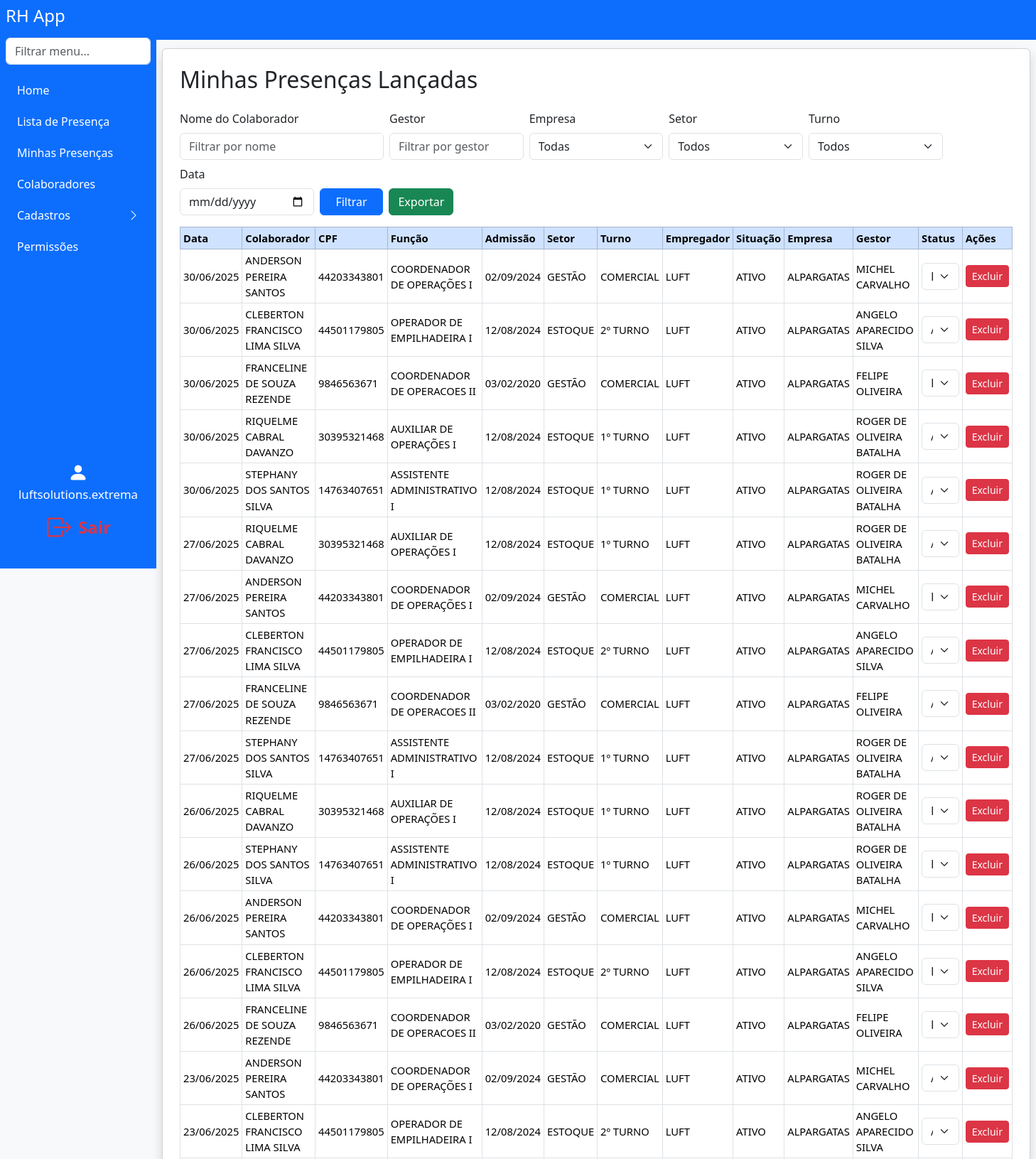
Screenshot of /minhas_presencas (signed in, upper part) with the database file from the repository.
### models.py (models this page shows)
class User(db.Model):
    id = db.Column(db.Integer, primary_key=True)
    username = db.Column(db.String(150), unique=True, nullable=False)
    password = db.Column(db.String(150), nullable=False)
    company_id = db.Column(db.Integer, db.ForeignKey('company.id'), nullable=True)
    role = db.Column(db.String(50), nullable=False, default='user')
    all_companies = db.Column(db.Boolean, default=False)
    setor = db.Column(db.String(100), nullable=True)
    turno = db.Column(db.String(50), nullable=True)
    all_setores = db.Column(db.Boolean, default=False)
    all_turnos = db.Column(db.Boolean, default=False)
    setor_id = db.Column(db.Integer, db.ForeignKey('setor.id'))
    setor = db.relationship('Setor')

class Presenca(db.Model):
    id = db.Column(db.Integer, primary_key=True)
    colaborador_id = db.Column(db.Integer, db.ForeignKey('colaborador.id'), nullable=False)
    usuario_id = db.Column(db.Integer, db.ForeignKey('user.id'), nullable=False)
    data = db.Column(db.Date, nullable=False)
    status = db.Column(db.String(30), nullable=False, default='ausente')
    colaborador = db.relationship('Colaborador')
    usuario = db.relationship('User')

class Colaborador(db.Model):
    id = db.Column(db.Integer, primary_key=True)
    nome = db.Column(db.String(150), nullable=False)
    cpf = db.Column(db.String(14), unique=True, nullable=False)
    funcao = db.Column(db.String(100))
    admissao = db.Column(db.String(30), nullable=False)
    setor_id = db.Column(db.Integer, db.ForeignKey('setor.id'))  # Alterado para chave estrangeira
    setor = db.relationship('Setor')
    turno = db.Column(db.String(30))
    empregador = db.Column(db.String(150))
    situacao = db.Column(db.String(50))
    empresa_id = db.Column(db.Integer, db.ForeignKey('company.id'), nullable=False)
    empresa = db.relationship('Company')
    gestor = db.Column(db.String(150))

class Setor(db.Model):
    id = db.Column(db.Integer, primary_key=True)
    nome = db.Column(db.String(100), unique=True, nullable=False)

class Company(db.Model):
    id = db.Column(db.Integer, primary_key=True)
    name = db.Column(db.String(150), unique=True, nullable=False)
    users = db.relationship('User', backref='company', lazy=True)

### app.py (the view, shortened to what this page needs)
@app.route('/minhas_presencas', methods=['GET', 'POST'])
def minhas_presencas():
    if g.user is None:
        return redirect(url_for('login'))
    filtro_nome = request.args.get('filtro_nome', '')
    filtro_empresa = request.args.get('filtro_empresa', '')
    filtro_setor = request.args.get('filtro_setor', '')
    filtro_turno = request.args.get('filtro_turno', '')
    filtro_data = request.args.get('filtro_data', '')
    filtro_gestor = request.args.get('filtro_gestor', '')  # Novo filtro
    empresas = Company.query.all()
    setores = Setor.query.all()
    query = Presenca.query.join(Colaborador)
    if not g.user.all_companies and g.user.company_id:
        query = query.filter(Colaborador.empresa_id == g.user.company_id)
    if not g.user.all_setores and g.user.setor_id:
        query = query.filter(Colaborador.setor_id == g.user.setor_id)
    if not g.user.all_turnos and g.user.turno:
        query = query.filter(Colaborador.turno == g.user.turno)
    if filtro_nome:
        query = query.filter(Colaborador.nome.ilike(f'%{filtro_nome}%'))
    if filtro_empresa:
        query = query.filter(Colaborador.empresa_id == int(filtro_empresa))
    if filtro_setor:
        query = query.filter(Colaborador.setor_id == int(filtro_setor))
    if filtro_turno:
        query = query.filter(Colaborador.turno == filtro_turno)
    if filtro_data:
        try:
            data_filtro = datetime.strptime(filtro_data, '%Y-%m-%d').date()
            query = query.filter(Presenca.data == data_filtro)
        except Exception:
            pass
    if filtro_gestor:
        query = query.filter(Colaborador.gestor.ilike(f'%{filtro_gestor}%'))
    presencas = query.order_by(Presenca.data.desc()).all()
    return render_template(
        'minhas_presencas.html',
        user=g.user,
        presencas=presencas,
        empresas=empresas,
        setores=setores,
        filtro_nome=filtro_nome,
        filtro_empresa=filtro_empresa,
        filtro_setor=filtro_setor,
        filtro_turno=filtro_turno,
        filtro_data=filtro_data,
        filtro_gestor=filtro_gestor
    )

### app.py (called while the page is built)
@app.before_request
def load_logged_in_user():
    user_id = session.get('user_id')
    g.user = None
    if user_id is not None:
        g.user = User.query.get(user_id)

def has_permission(user, perm_field):
    if user.role == 'master' or user.username == MASTER_USER:
        return True
    perm = Permission.query.filter_by(role=user.role).first()
    return getattr(perm, perm_field, False) if perm else False

### templates/minhas_presencas.html (shortened to what this page needs)
<!DOCTYPE html>
<html lang="pt-br">
<head>
    <link href="https://cdn.jsdelivr.net/npm/bootstrap@5.3.3/dist/css/bootstrap.min.css" rel="stylesheet">
</head>
<body class="bg-light">
{% extends "navbar.html" %}
{% block content %}
<div class="card shadow p-4 mb-4">
    <h2 class="mb-4">Minhas Presenças Lançadas</h2>
    <form method="get" class="row align-items-end g-2 mb-3">
        <div class="col-md-3">
            <label for="filtro_nome" class="form-label">Nome do Colaborador</label>
            <input type="text" class="form-control" id="filtro_nome" name="filtro_nome" value="{{ filtro_nome or '' }}" placeholder="Filtrar por nome">
        </div>
        <div class="col-md-2">
            <label for="filtro_gestor" class="form-label">Gestor</label>
            <input type="text" class="form-control" id="filtro_gestor" name="filtro_gestor" value="{{ filtro_gestor or '' }}" placeholder="Filtrar por gestor">
        </div>
        <div class="col-md-2">
            <label for="filtro_empresa" class="form-label">Empresa</label>
            <select class="form-select" id="filtro_empresa" name="filtro_empresa">
                <option value="">Todas</option>
            </select>
        </div>
        <div class="col-md-2">
            <label for="filtro_setor" class="form-label">Setor</label>
            <select class="form-select" id="filtro_setor" name="filtro_setor">
                <option value="">Todos</option>
            </select>
        </div>
        <div class="col-md-2">
            <label for="filtro_turno" class="form-label">Turno</label>
            <select class="form-select" id="filtro_turno" name="filtro_turno">
                <option value="">Todos</option>
            </select>
        </div>
        <div class="col-md-2">
            <label for="filtro_data" class="form-label">Data</label>
            <input type="date" class="form-control" id="filtro_data" name="filtro_data" value="{{ filtro_data or '' }}">
        </div>
        <div class="col-md-2 d-flex align-items-end gap-2">
            <button class="btn btn-primary w-100" type="submit">Filtrar</button>
            <a href="{{ url_for('export_minhas_presencas', filtro_nome=filtro_nome, filtro_empresa=filtro_empresa, filtro_setor=filtro_setor, filtro_turno=filtro_turno, filtro_data=filtro_data, filtro_gestor=filtro_gestor) }}" class="btn btn-success w-100">Exportar</a>
        </div>
    </form>
    <form method="POST">
        <div class="table-responsive">
            <table class="table table-bordered table-hover table-sm align-middle" style="font-size:0.92rem;">
                <thead class="table-primary">
                    <tr>
                        <th>Data</th>
                        <th>Colaborador</th>
                        <th>CPF</th>
                        <th>Função</th>
                        <th>Admissão</th>
                        <th>Setor</th>
                        <th>Turno</th>
                        <th>Empregador</th>
                        <th>Situação</th>
                        <th>Empresa</th>
                        <th>Gestor</th>
                        <th>Status</th>
                        <th>Ações</th>
                    </tr>
                </thead>
                <tbody>
                    {% for p in presencas %}
                    <tr>
                        <td>{{ p.data.strftime('%d/%m/%Y') }}</td>
                        <td>{{ p.colaborador.nome }}</td>
                        <td>{{ p.colaborador.cpf }}</td>
                        <td>{{ p.colaborador.funcao }}</td>
                        <td>{{ p.colaborador.admissao }}</td>
                        <td>{{ p.colaborador.setor.nome if p.colaborador.setor else '' }}</td>
                        <td>{{ p.colaborador.turno }}</td>
                        <td>{{ p.colaborador.empregador }}</td>
                        <td>{{ p.colaborador.situacao }}</td>
                        <td>{{ p.colaborador.empresa.name if p.colaborador.empresa else '' }}</td>
                        <td>{{ p.colaborador.gestor }}</td>
                        <td>
                            <select name="status_{{ p.id }}" class="form-select">
                                <option value="ausente" {% if p.status == 'ausente' %}selected{% endif %}>Ausente</option>
                                <option value="atestado" {% if p.status == 'atestado' %}selected{% endif %}>Atestado</option>
                                <option value="folga" {% if p.status == 'folga' %}selected{% endif %}>Folga</option>
                                <option value="falta_injustificada" {% if p.status == 'falta_injustificada' %}selected{% endif %}>Falta Injustificada</option>
                            </select>
                        </td>
                        <td>
                            <button type="button" class="btn btn-sm btn-danger" onclick="excluirPresenca({{ p.id }})">Excluir</button>
                        </td>
                    </tr>
                    {% endfor %}
                </tbody>
            </table>
        </div>
    </form>
</div>
{% endblock %}

### templates/navbar.html (shortened to what this page needs)
<nav class="navbar navbar-expand-lg navbar-dark bg-primary">
  <div class="container-fluid">
    <a class="navbar-brand" href="{{ url_for('index') }}">AppRH</a>
  </div>
</nav>
      {% set pode_cadastro = (
        has_permission(user, 'can_access_register_person') or
        has_permission(user, 'can_access_register_company') or
        has_permission(user, 'can_access_register_sector')
      ) %}
<div class="d-flex">
  <nav class="sidebar bg-primary text-white p-2 d-flex flex-column"
       style="width: 220px; min-width: 220px; max-width: 220px; height: 100vh; position: fixed; left: 0; top: 0; bottom: 0; z-index: 1040; overflow-y: auto;">
    <h4 class="mb-3">RH App</h4>
    <input class="form-control mb-3" type="text" id="menuSearch" placeholder="Filtrar menu...">
    <ul class="nav flex-column" id="sidebarMenu">
      {% if user and has_permission(user, 'can_access_index') %}
      <li class="nav-item mb-1">
        <a class="nav-link text-white" href="{{ url_for('index') }}">Home</a>
      </li>
      {% endif %}
      {% if user and has_permission(user, 'can_access_lista_presenca') %}
      <li class="nav-item mb-1">
        <a class="nav-link text-white" href="{{ url_for('lista_presenca') }}">Lista de Presença</a>
      </li>
      <li class="nav-item mb-1">
        <a class="nav-link text-white" href="{{ url_for('minhas_presencas') }}">Minhas Presenças</a>
      </li>
      {% endif %}
      {% if user and has_permission(user, 'can_access_colaboradores') %}
      <li class="nav-item mb-1">
        <a class="nav-link text-white" href="{{ url_for('colaboradores') }}">Colaboradores</a>
      </li>
      {% endif %}
      {% set pode_cadastro = (
        has_permission(user, 'can_access_register_person') or
        has_permission(user, 'can_access_register_company') or
        has_permission(user, 'can_access_register_sector')
      ) %}
      {% if user and pode_cadastro %}
      <li class="nav-item mb-1">
        <a class="nav-link text-white d-flex justify-content-between align-items-center"
           data-bs-toggle="collapse"
           href="#cadastrosCollapse"
           role="button"
           aria-expanded="false"
           aria-controls="cadastrosCollapse"
           id="cadastrosToggle">
          Cadastros
          <span id="cadastrosIcon" class="bi bi-chevron-right"></span>
        </a>
      </li>
      {% endif %}
      {% if user and (user.role == 'admin' or user.role == 'master' or user.username == 'luftsolutions.extrema') %}
      <li class="nav-item mb-1">
        <a class="nav-link text-white" href="{{ url_for('permissions') }}">Permissões</a>
      </li>
      {% endif %}
    </ul>
    <div class="mt-auto d-flex flex-column justify-content-end align-items-center"
         style="height: 180px; width: 100%; padding-bottom: 24px;">
      {% if user %}
        <div class="mb-2 w-100 d-flex align-items-center justify-content-center flex-column">
          <span class="mb-1" style="font-size: 1.1rem;">
            <svg xmlns="http://www.w3.org/2000/svg" width="28" height="28" fill="#fff" class="bi bi-person-fill" viewBox="0 0 16 16" style="vertical-align:middle;">
              <path d="M3 14s-1 0-1-1 1-4 6-4 6 3 6 4-1 1-1 1H3zm5-6a3 3 0 1 0 0-6 3 3 0 0 0 0 6z"/>
            </svg>
          </span>
          <span style="font-size: 1.05rem;">{{ user.username }}</span>
        </div>
        <a href="{{ url_for('logout') }}" title="Sair"
           class="btn btn-lg w-100 d-flex align-items-center justify-content-center"
           style="background: none; border: none; color: #dc3545; font-size: 1.5rem;">
          <span style="color:#dc3545; font-weight:600;">Sair</span>
        </a>
      {% endif %}
    </div>
  </nav>
  <div class="flex-grow-1" style="min-height: 100vh; padding: 12px 8px 8px 8px; margin-left: 220px;">
    {% block content %}{% endblock %}
  </div>
</div>
<link rel="stylesheet" href="https://cdn.jsdelivr.net/npm/bootstrap-icons@1.11.3/font/bootstrap-icons.min.css">

### rows the page displays
User: username "luftsolutions.extrema"
Presenca: data "30/06/2025", colaborador.nome "ANDERSON PEREIRA SANTOS", colaborador.cpf "44203343801", colaborador.funcao "COORDENADOR DE OPERAÇÕES I", colaborador.admissao "02/09/2024", colaborador.setor "GESTÃO", colaborador.turno "COMERCIAL", colaborador.empregador "LUFT", colaborador.situacao "ATIVO", colaborador.empresa "ALPARGATAS", colaborador.gestor "MICHEL CARVALHO", status+id "Falta Injustificada"
Presenca: data "30/06/2025", colaborador.nome "CLEBERTON FRANCISCO LIMA SILVA", colaborador.cpf "44501179805", colaborador.funcao "OPERADOR DE EMPILHADEIRA I", colaborador.admissao "12/08/2024", colaborador.setor "ESTOQUE", colaborador.turno "2º TURNO", colaborador.empregador "LUFT", colaborador.situacao "ATIVO", colaborador.empresa "ALPARGATAS", colaborador.gestor "ANGELO APARECIDO SILVA", status+id "Atestado"
Presenca: data "30/06/2025", colaborador.nome "FRANCELINE DE SOUZA REZENDE", colaborador.cpf "9846563671", colaborador.funcao "COORDENADOR DE OPERACOES II", colaborador.admissao "03/02/2020", colaborador.setor "GESTÃO", colaborador.turno "COMERCIAL", colaborador.empregador "LUFT", colaborador.situacao "ATIVO", colaborador.empresa "ALPARGATAS", colaborador.gestor "FELIPE OLIVEIRA", status+id "Falta Injustificada"
Presenca: data "30/06/2025", colaborador.nome "RIQUELME CABRAL DAVANZO", colaborador.cpf "30395321468", colaborador.funcao "AUXILIAR DE OPERAÇÕES I", colaborador.admissao "12/08/2024", colaborador.setor "ESTOQUE", colaborador.turno "1º TURNO", colaborador.empregador "LUFT", colaborador.situacao "ATIVO", colaborador.empresa "ALPARGATAS", colaborador.gestor "ROGER DE OLIVEIRA BATALHA", status+id "Atestado"
Presenca: data "30/06/2025", colaborador.nome "STEPHANY DOS SANTOS SILVA", colaborador.cpf "14763407651", colaborador.funcao "ASSISTENTE ADMINISTRATIVO I", colaborador.admissao "12/08/2024", colaborador.setor "ESTOQUE", colaborador.turno "1º TURNO", colaborador.empregador "LUFT", colaborador.situacao "ATIVO", colaborador.empresa "ALPARGATAS", colaborador.gestor "ROGER DE OLIVEIRA BATALHA", status+id "Atestado"
Presenca: data "27/06/2025", colaborador.nome "RIQUELME CABRAL DAVANZO", colaborador.cpf "30395321468", colaborador.funcao "AUXILIAR DE OPERAÇÕES I", colaborador.admissao "12/08/2024", colaborador.setor "ESTOQUE", colaborador.turno "1º TURNO", colaborador.empregador "LUFT", colaborador.situacao "ATIVO", colaborador.empresa "ALPARGATAS", colaborador.gestor "ROGER DE OLIVEIRA BATALHA", status+id "Atestado"
Presenca: data "27/06/2025", colaborador.nome "ANDERSON PEREIRA SANTOS", colaborador.cpf "44203343801", colaborador.funcao "COORDENADOR DE OPERAÇÕES I", colaborador.admissao "02/09/2024", colaborador.setor "GESTÃO", colaborador.turno "COMERCIAL", colaborador.empregador "LUFT", colaborador.situacao "ATIVO", colaborador.empresa "ALPARGATAS", colaborador.gestor "MICHEL CARVALHO", status+id "Folga"
Presenca: data "27/06/2025", colaborador.nome "CLEBERTON FRANCISCO LIMA SILVA", colaborador.cpf "44501179805", colaborador.funcao "OPERADOR DE EMPILHADEIRA I", colaborador.admissao "12/08/2024", colaborador.setor "ESTOQUE", colaborador.turno "2º TURNO", colaborador.empregador "LUFT", colaborador.situacao "ATIVO", colaborador.empresa "ALPARGATAS", colaborador.gestor "ANGELO APARECIDO SILVA", status+id "Atestado"
Presenca: data "27/06/2025", colaborador.nome "FRANCELINE DE SOUZA REZENDE", colaborador.cpf "9846563671", colaborador.funcao "COORDENADOR DE OPERACOES II", colaborador.admissao "03/02/2020", colaborador.setor "GESTÃO", colaborador.turno "COMERCIAL", colaborador.empregador "LUFT", colaborador.situacao "ATIVO", colaborador.empresa "ALPARGATAS", colaborador.gestor "FELIPE OLIVEIRA", status+id "Atestado"
Presenca: data "27/06/2025", colaborador.nome "STEPHANY DOS SANTOS SILVA", colaborador.cpf "14763407651", colaborador.funcao "ASSISTENTE ADMINISTRATIVO I", colaborador.admissao "12/08/2024", colaborador.setor "ESTOQUE", colaborador.turno "1º TURNO", colaborador.empregador "LUFT", colaborador.situacao "ATIVO", colaborador.empresa "ALPARGATAS", colaborador.gestor "ROGER DE OLIVEIRA BATALHA", status+id "Atestado"
Presenca: data "26/06/2025", colaborador.nome "RIQUELME CABRAL DAVANZO", colaborador.cpf "30395321468", colaborador.funcao "AUXILIAR DE OPERAÇÕES I", colaborador.admissao "12/08/2024", colaborador.setor "ESTOQUE", colaborador.turno "1º TURNO", colaborador.empregador "LUFT", colaborador.situacao "ATIVO", colaborador.empresa "ALPARGATAS", colaborador.gestor "ROGER DE OLIVEIRA BATALHA", status+id "Folga"
Presenca: data "26/06/2025", colaborador.nome "STEPHANY DOS SANTOS SILVA", colaborador.cpf "14763407651", colaborador.funcao "ASSISTENTE ADMINISTRATIVO I", colaborador.admissao "12/08/2024", colaborador.setor "ESTOQUE", colaborador.turno "1º TURNO", colaborador.empregador "LUFT", colaborador.situacao "ATIVO", colaborador.empresa "ALPARGATAS", colaborador.gestor "ROGER DE OLIVEIRA BATALHA", status+id "Folga"
Presenca: data "26/06/2025", colaborador.nome "ANDERSON PEREIRA SANTOS", colaborador.cpf "44203343801", colaborador.funcao "COORDENADOR DE OPERAÇÕES I", colaborador.admissao "02/09/2024", colaborador.setor "GESTÃO", colaborador.turno "COMERCIAL", colaborador.empregador "LUFT", colaborador.situacao "ATIVO", colaborador.empresa "ALPARGATAS", colaborador.gestor "MICHEL CARVALHO", status+id "Folga"
Presenca: data "26/06/2025", colaborador.nome "CLEBERTON FRANCISCO LIMA SILVA", colaborador.cpf "44501179805", colaborador.funcao "OPERADOR DE EMPILHADEIRA I", colaborador.admissao "12/08/2024", colaborador.setor "ESTOQUE", colaborador.turno "2º TURNO", colaborador.empregador "LUFT", colaborador.situacao "ATIVO", colaborador.empresa "ALPARGATAS", colaborador.gestor "ANGELO APARECIDO SILVA", status+id "Folga"
Presenca: data "26/06/2025", colaborador.nome "FRANCELINE DE SOUZA REZENDE", colaborador.cpf "9846563671", colaborador.funcao "COORDENADOR DE OPERACOES II", colaborador.admissao "03/02/2020", colaborador.setor "GESTÃO", colaborador.turno "COMERCIAL", colaborador.empregador "LUFT", colaborador.situacao "ATIVO", colaborador.empresa "ALPARGATAS", colaborador.gestor "FELIPE OLIVEIRA", status+id "Folga"
Presenca: data "23/06/2025", colaborador.nome "ANDERSON PEREIRA SANTOS", colaborador.cpf "44203343801", colaborador.funcao "COORDENADOR DE OPERAÇÕES I", colaborador.admissao "02/09/2024", colaborador.setor "GESTÃO", colaborador.turno "COMERCIAL", colaborador.empregador "LUFT", colaborador.situacao "ATIVO", colaborador.empresa "ALPARGATAS", colaborador.gestor "MICHEL CARVALHO", status+id "Ausente"
Presenca: data "23/06/2025", colaborador.nome "CLEBERTON FRANCISCO LIMA SILVA", colaborador.cpf "44501179805", colaborador.funcao "OPERADOR DE EMPILHADEIRA I", colaborador.admissao "12/08/2024", colaborador.setor "ESTOQUE", colaborador.turno "2º TURNO", colaborador.empregador "LUFT", colaborador.situacao "ATIVO", colaborador.empresa "ALPARGATAS", colaborador.gestor "ANGELO APARECIDO SILVA", status+id "Ausente"
